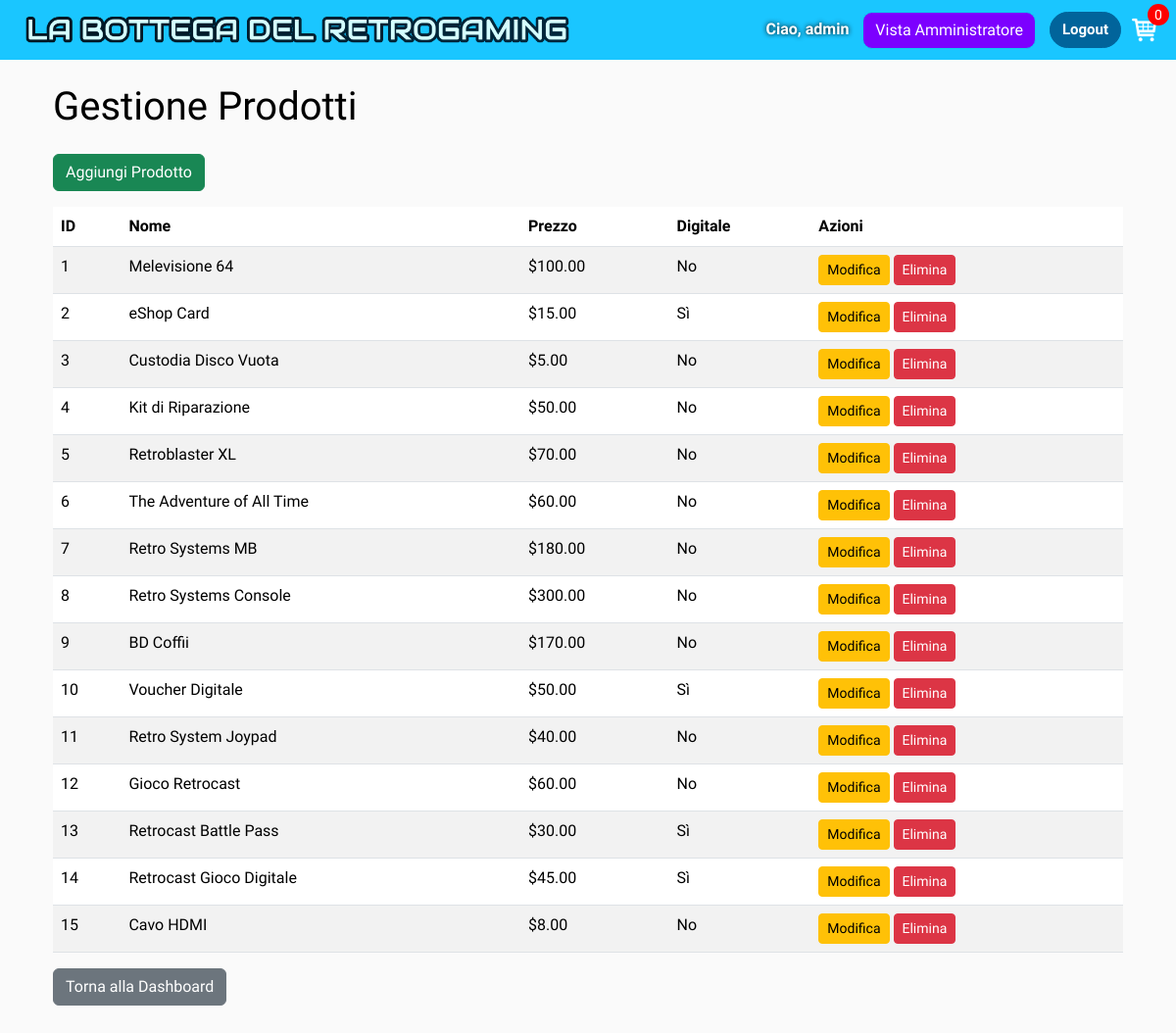
/manager/products/ (signed in), run on an earlier commit of the app's database.
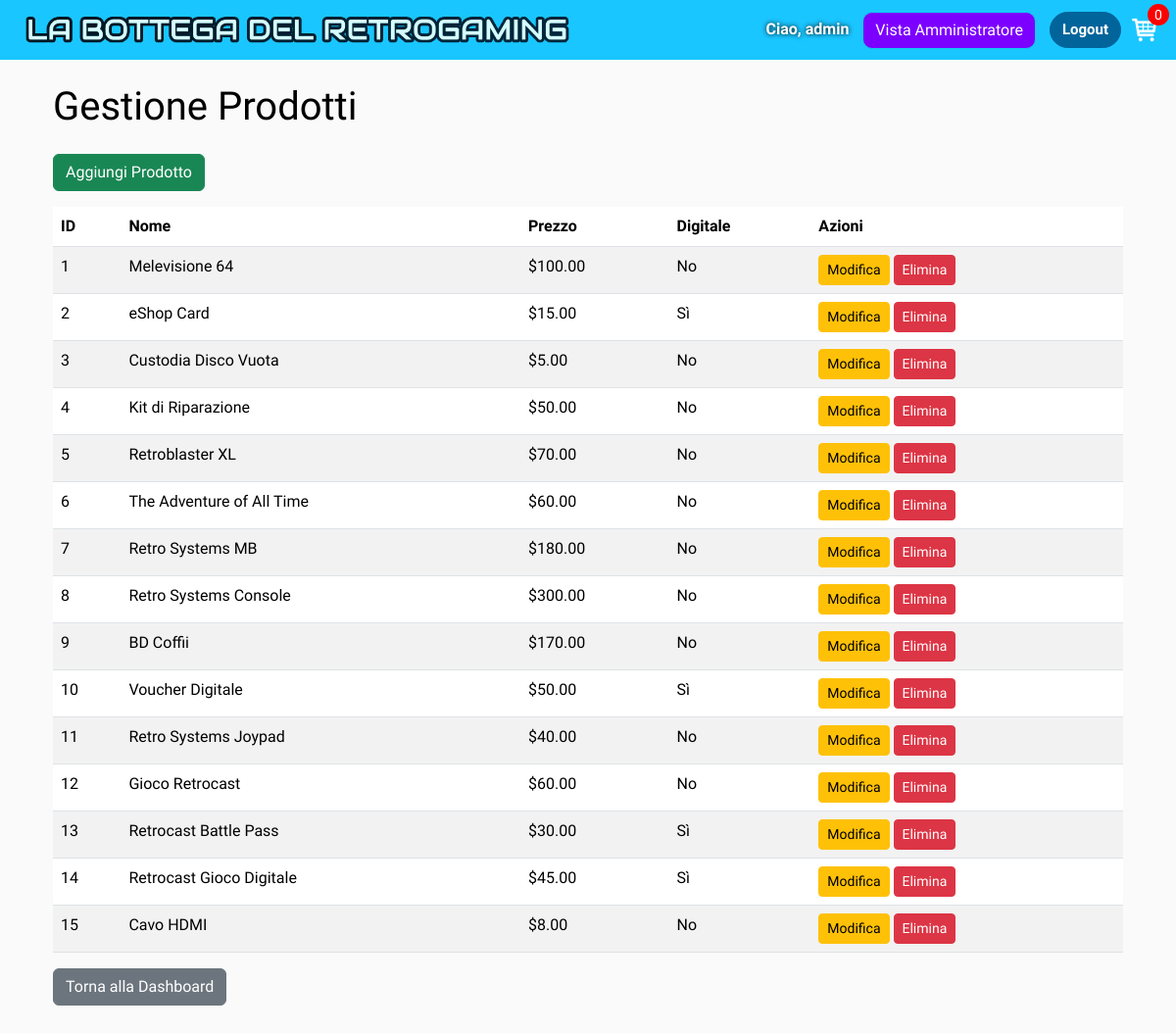
And on a later commit of the database.
### bottega_retrogaming/models.py (models this page shows, shortened)
class Product(models.Model):
    name = models.CharField(max_length=200)
    price = models.DecimalField(max_digits=10, decimal_places=2)
    digital = models.BooleanField(default=False, null=True, blank=True)
    description = models.CharField("Descrizione", max_length=500, null=True, blank=True)
    image = models.ImageField(null=True, blank=True)

### manager_view/views.py (the view)
# urls.py: path('products/', views.ProductListView.as_view(), name='product_list'),
class ProductListView(AdminRequiredMixin, ListView):
    model = Product
    template_name = 'manager_view/product_list.html'
    context_object_name = 'products'

### bottega_retrogaming/models.py (called while the page is built)
    @property
    def get_cart_items(self):
        orderitems = self.orderitem_set.all()
        total = sum(item.quantity for item in orderitems)
        return total

### bottega_retrogaming/utils.py (called while the page is built)
def cartData(request):
    if request.user.is_authenticated:
        customer = request.user
        try:
            order = Order.objects.get(customer=customer, complete=False)
        except Order.DoesNotExist:
            order, created = Order.objects.get_or_create(customer=customer, complete=False)
        items = order.orderitem_set.all()
        cartItems = order.get_cart_items
    else:
        cookieData = cookieCart(request)
        cartItems = cookieData['cartItems']
        order = cookieData['order']
        items = cookieData['items']
    return {'cartItems': cartItems, 'order': order, 'items': items}

### manager_view/views.py (called while the page is built)
    def test_func(self):
        return self.request.user.is_authenticated and self.request.user.user_type == 'ADMIN'

    def get_context_data(self, **kwargs):
        context = super().get_context_data(**kwargs)
        data = cartData(self.request)
        context['cartItems'] = data.get('cartItems', 0)
        return context

### manager_view/templates/manager_view/product_list.html
{% extends 'bottega_retrogaming/main.html' %}
{% block content %}
<div class="container large-bottom-margin mt-4">
    <h1 id="pr-title" class="mb-4">Gestione Prodotti</h1>
    <a href="{% url 'manager_view:product_add' %}" class="btn btn-success mb-3">Aggiungi Prodotto</a>
    <table class="table table-striped">
        <thead>
            <tr>
                <th>ID</th>
                <th>Nome</th>
                <th>Prezzo</th>
                <th>Digitale</th>
                <th>Azioni</th>
            </tr>
        </thead>
        <tbody>
            {% for product in products %}
            <tr>
                <td>{{ product.id }}</td>
                <td>{{ product.name }}</td>
                <td>${{ product.price|floatformat:2 }}</td>
                <td>{{ product.digital|yesno:"Sì,No" }}</td>
                <td>
                    <a href="{% url 'manager_view:product_edit' product.pk %}" class="btn btn-warning btn-sm">Modifica</a>
                    <a href="{% url 'manager_view:product_delete' product.pk %}" class="btn btn-danger btn-sm">Elimina</a>
                </td>
            </tr>
            {% empty %}
            <tr>
                <td colspan="5">Nessun prodotto trovato.</td>
            </tr>
            {% endfor %}
        </tbody>
    </table>
     <a href="{% url 'manager_view:admin_dashboard' %}" class="btn btn-secondary">Torna alla Dashboard</a>
</div>
{% endblock content %}

What changed in the data, as far as the page shows it:
changed Product id 11: name "Retro System Joypad" → "Retro Systems Joypad"
